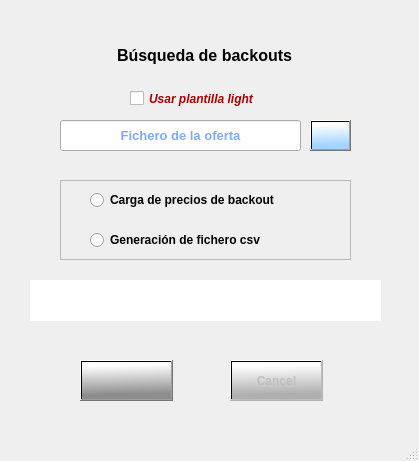
<?xml version="1.0" encoding="UTF-8"?>
<ui version="4.0">
 <class>Maintenance_Dialog</class>
 <widget class="QDialog" name="Maintenance_Dialog">
  <property name="geometry">
   <rect>
    <x>0</x>
    <y>0</y>
    <width>419</width>
    <height>461</height>
   </rect>
  </property>
  <property name="minimumSize">
   <size>
    <width>419</width>
    <height>461</height>
   </size>
  </property>
  <property name="maximumSize">
   <size>
    <width>419</width>
    <height>461</height>
   </size>
  </property>
  <property name="font">
   <font>
    <weight>50</weight>
    <bold>false</bold>
   </font>
  </property>
  <property name="focusPolicy">
   <enum>Qt::NoFocus</enum>
  </property>
  <property name="windowTitle">
   <string>Ofertas de mantenimiento</string>
  </property>
  <property name="windowIcon">
   <iconset resource="../icons/icons.qrc">
    <normaloff>:/capture.png</normaloff>:/capture.png</iconset>
  </property>
  <property name="toolTipDuration">
   <number>-1</number>
  </property>
  <property name="styleSheet">
   <string notr="true">QDialog{
background-color:qconicalgradient(cx:0.8125, cy:0.761, angle:0, stop:0 rgba(75, 151, 227, 255), stop:0.16 rgba(85, 170, 255, 255), stop:0.225 rgba(166, 140, 41, 255), stop:0.285 rgba(204, 181, 74, 255), stop:0.345 rgba(235, 219, 102, 255), stop:0.420455 rgba(63, 126, 189, 255), stop:0.52 rgba(209, 190, 76, 255), stop:0.57 rgba(73, 147, 221, 255), stop:0.635 rgba(168, 142, 42, 255), stop:0.695 rgba(202, 174, 68, 255), stop:0.75 rgba(223, 205, 8, 255), stop:0.815 rgba(208, 187, 73, 255), stop:0.88 rgba(170, 170, 0, 255), stop:0.935 rgba(137, 108, 26, 255), stop:1 rgba(172, 172, 172, 255))}</string>
  </property>
  <property name="sizeGripEnabled">
   <bool>true</bool>
  </property>
  <widget class="QPushButton" name="ok_button">
   <property name="geometry">
    <rect>
     <x>80</x>
     <y>360</y>
     <width>93</width>
     <height>41</height>
    </rect>
   </property>
   <property name="font">
    <font>
     <weight>75</weight>
     <bold>true</bold>
    </font>
   </property>
   <property name="styleSheet">
    <string notr="true">background-color:qlineargradient(spread:pad, x1:0.99005, y1:0.966, x2:0.945199, y2:0.068, stop:0.134328 rgba(141, 141, 141, 255), stop:1 rgba(255, 255, 255, 255))</string>
   </property>
   <property name="text">
    <string/>
   </property>
   <property name="icon">
    <iconset resource="../icons/icons.qrc">
     <normaloff>:/Apply.png</normaloff>:/Apply.png</iconset>
   </property>
   <property name="iconSize">
    <size>
     <width>32</width>
     <height>32</height>
    </size>
   </property>
   <property name="flat">
    <bool>false</bool>
   </property>
  </widget>
  <widget class="QPushButton" name="cancel_button">
   <property name="enabled">
    <bool>false</bool>
   </property>
   <property name="geometry">
    <rect>
     <x>230</x>
     <y>360</y>
     <width>93</width>
     <height>41</height>
    </rect>
   </property>
   <property name="font">
    <font>
     <weight>75</weight>
     <bold>true</bold>
    </font>
   </property>
   <property name="styleSheet">
    <string notr="true">background-color:qlineargradient(spread:pad, x1:0.99005, y1:0.966, x2:0.945199, y2:0.068, stop:0.134328 rgba(175, 175, 175, 255), stop:1 rgba(255, 255, 255, 255))</string>
   </property>
   <property name="text">
    <string>Cancel</string>
   </property>
  </widget>
  <widget class="QLineEdit" name="fich_oferta">
   <property name="geometry">
    <rect>
     <x>60</x>
     <y>120</y>
     <width>241</width>
     <height>31</height>
    </rect>
   </property>
   <property name="font">
    <font>
     <pointsize>10</pointsize>
     <weight>75</weight>
     <bold>true</bold>
    </font>
   </property>
   <property name="styleSheet">
    <string notr="true">QLineEdit{color:rgb(0, 85, 255)}</string>
   </property>
   <property name="alignment">
    <set>Qt::AlignCenter</set>
   </property>
   <property name="placeholderText">
    <string>Fichero de la oferta</string>
   </property>
  </widget>
  <widget class="QPushButton" name="browse_offer">
   <property name="geometry">
    <rect>
     <x>310</x>
     <y>120</y>
     <width>41</width>
     <height>31</height>
    </rect>
   </property>
   <property name="font">
    <font>
     <weight>75</weight>
     <bold>true</bold>
    </font>
   </property>
   <property name="focusPolicy">
    <enum>Qt::NoFocus</enum>
   </property>
   <property name="styleSheet">
    <string notr="true">background-color:qlineargradient(spread:pad, x1:0.99005, y1:0.966, x2:0.945199, y2:0.068, stop:0.134328 rgba(164, 211, 255, 255), stop:1 rgba(255, 255, 255, 255))</string>
   </property>
   <property name="text">
    <string/>
   </property>
   <property name="icon">
    <iconset resource="../icons/icons.qrc">
     <normaloff>:/Folder.png</normaloff>:/Folder.png</iconset>
   </property>
  </widget>
  <widget class="QLabel" name="progreso">
   <property name="enabled">
    <bool>true</bool>
   </property>
   <property name="geometry">
    <rect>
     <x>30</x>
     <y>280</y>
     <width>351</width>
     <height>41</height>
    </rect>
   </property>
   <property name="font">
    <font>
     <italic>true</italic>
    </font>
   </property>
   <property name="styleSheet">
    <string notr="true">background-color:rgb(255, 255, 255);
font-color:rgb(195, 0, 0)</string>
   </property>
   <property name="text">
    <string/>
   </property>
   <property name="alignment">
    <set>Qt::AlignCenter</set>
   </property>
  </widget>
  <widget class="QFrame" name="frame">
   <property name="geometry">
    <rect>
     <x>60</x>
     <y>180</y>
     <width>291</width>
     <height>80</height>
    </rect>
   </property>
   <property name="frameShape">
    <enum>QFrame::StyledPanel</enum>
   </property>
   <property name="frameShadow">
    <enum>QFrame::Raised</enum>
   </property>
   <widget class="QRadioButton" name="backout_button">
    <property name="geometry">
     <rect>
      <x>30</x>
      <y>10</y>
      <width>221</width>
      <height>20</height>
     </rect>
    </property>
    <property name="font">
     <font>
      <weight>75</weight>
      <bold>true</bold>
     </font>
    </property>
    <property name="text">
     <string>Carga de precios de backout</string>
    </property>
   </widget>
   <widget class="QRadioButton" name="csv_button">
    <property name="geometry">
     <rect>
      <x>30</x>
      <y>50</y>
      <width>191</width>
      <height>20</height>
     </rect>
    </property>
    <property name="font">
     <font>
      <weight>75</weight>
      <bold>true</bold>
     </font>
    </property>
    <property name="text">
     <string>Generación de fichero csv</string>
    </property>
   </widget>
  </widget>
  <widget class="QLabel" name="operacion">
   <property name="geometry">
    <rect>
     <x>64</x>
     <y>40</y>
     <width>281</width>
     <height>31</height>
    </rect>
   </property>
   <property name="font">
    <font>
     <pointsize>12</pointsize>
     <weight>75</weight>
     <bold>true</bold>
    </font>
   </property>
   <property name="text">
    <string>&lt;html&gt;&lt;head/&gt;&lt;body&gt;&lt;p align=&quot;center&quot;&gt;&lt;span style=&quot; font-size:12pt; font-weight:600;&quot;&gt;Búsqueda de backouts&lt;/span&gt;&lt;/p&gt;&lt;/body&gt;&lt;/html&gt;</string>
   </property>
   <property name="alignment">
    <set>Qt::AlignCenter</set>
   </property>
  </widget>
  <widget class="QLabel" name="label">
   <property name="geometry">
    <rect>
     <x>10</x>
     <y>10</y>
     <width>81</width>
     <height>31</height>
    </rect>
   </property>
   <property name="focusPolicy">
    <enum>Qt::NoFocus</enum>
   </property>
   <property name="styleSheet">
    <string notr="true"/>
   </property>
   <property name="frameShape">
    <enum>QFrame::NoFrame</enum>
   </property>
   <property name="frameShadow">
    <enum>QFrame::Plain</enum>
   </property>
   <property name="midLineWidth">
    <number>0</number>
   </property>
   <property name="text">
    <string/>
   </property>
   <property name="pixmap">
    <pixmap resource="../icons/icons.qrc">:/NTT.png</pixmap>
   </property>
   <property name="scaledContents">
    <bool>true</bool>
   </property>
  </widget>
  <widget class="QLabel" name="version">
   <property name="geometry">
    <rect>
     <x>290</x>
     <y>420</y>
     <width>121</width>
     <height>21</height>
    </rect>
   </property>
   <property name="minimumSize">
    <size>
     <width>0</width>
     <height>0</height>
    </size>
   </property>
   <property name="maximumSize">
    <size>
     <width>320</width>
     <height>420</height>
    </size>
   </property>
   <property name="font">
    <font>
     <pointsize>8</pointsize>
     <italic>true</italic>
    </font>
   </property>
   <property name="styleSheet">
    <string notr="true">color: rgb(0, 0, 255);</string>
   </property>
   <property name="text">
    <string/>
   </property>
   <property name="alignment">
    <set>Qt::AlignCenter</set>
   </property>
  </widget>
  <widget class="QCheckBox" name="plantillaLight">
   <property name="geometry">
    <rect>
     <x>130</x>
     <y>90</y>
     <width>131</width>
     <height>17</height>
    </rect>
   </property>
   <property name="font">
    <font>
     <weight>75</weight>
     <italic>true</italic>
     <bold>true</bold>
    </font>
   </property>
   <property name="styleSheet">
    <string notr="true">color: rgb(170, 0, 0);</string>
   </property>
   <property name="text">
    <string>Usar plantilla light</string>
   </property>
  </widget>
 </widget>
 <resources>
  <include location="../icons/icons.qrc"/>
 </resources>
 <connections/>
</ui>
